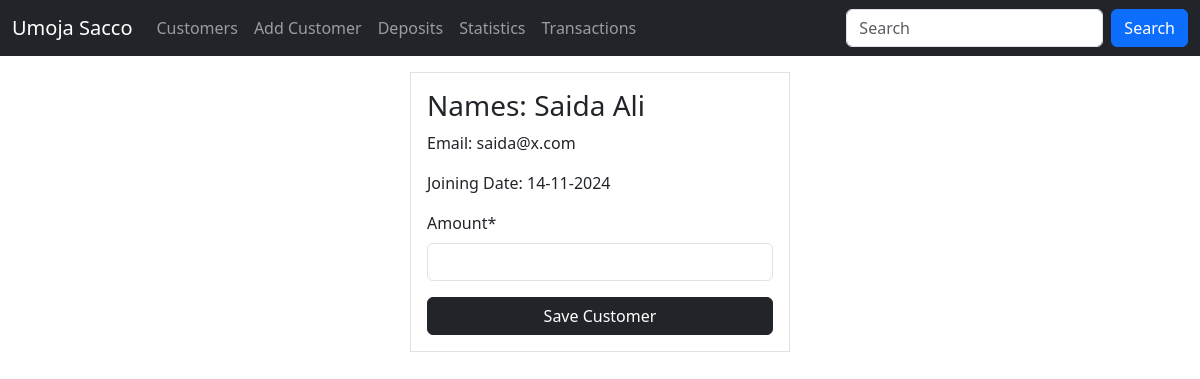
/customer/deposit/1 (signed in), run on the app's committed database.
### sacco/models.py (models this page shows, shortened)
class Customer(models.Model):
    first_name = models.CharField(max_length=30)
    last_name = models.CharField(max_length=30)
    email = models.EmailField(unique=True)
    dob = models.DateField()
    gender = models.CharField(max_length=10)
    weight = models.IntegerField(default=0)
    created_at = models.DateTimeField(auto_now_add=True)
    updated_at = models.DateTimeField(auto_now=True)
    class Meta:
        db_table = 'customers'

### sacco/views.py (the view)
# urls.py: path('customer/deposit/<int:customer_id>', views.deposit, name='deposit'),
@login_required
def deposit(request, customer_id):
    customer = get_object_or_404(Customer, id=customer_id)
    if request.method == "POST":
        form = DepositForm(request.POST)
        if form.is_valid():
            amount = form.cleaned_data['amount']
            depo = Deposit(amount=amount, status=True, customer=customer)
            depo.save()
            return redirect('customers')
    else:
        form = DepositForm()
    return render(request, 'deposit_form.html', {"form": form, "customer": customer})

### sacco/app_forms.py
class DepositForm(forms.ModelForm):
    class Meta:
        model = Deposit
        fields = ['amount']
        widgets = {
            'amount': forms.NumberInput(attrs={ 'type': 'number', 'min': '0', 'max': '100000' }),
        }

### templates/deposit_form.html (shortened to what this page needs)
{% extends 'master.html' %}
{% load crispy_forms_filters %}
{% block content %}
    <div class="container">
        <div class="row justify-content-center">
            <div class="col-sm-4 border px-3 py-3 mt-3">
                <h3>Names: {{ customer.first_name }} {{ customer.last_name }}</h3>
                <p>Email: {{ customer.email }}</p>
                <p>Joining Date: {{ customer.created_at | date:"d-m-Y" }}</p>
                <form action="" method="post">
                    {{ form | crispy}}
                    <button class="btn btn-dark w-100">Save Customer</button>
                </form>
            </div>
        </div>
    </div>
{% endblock %}

### data on the page
Customer: first_name "Saida", last_name "Ali", email "saida@x.com", created_at "14-11-2024"
